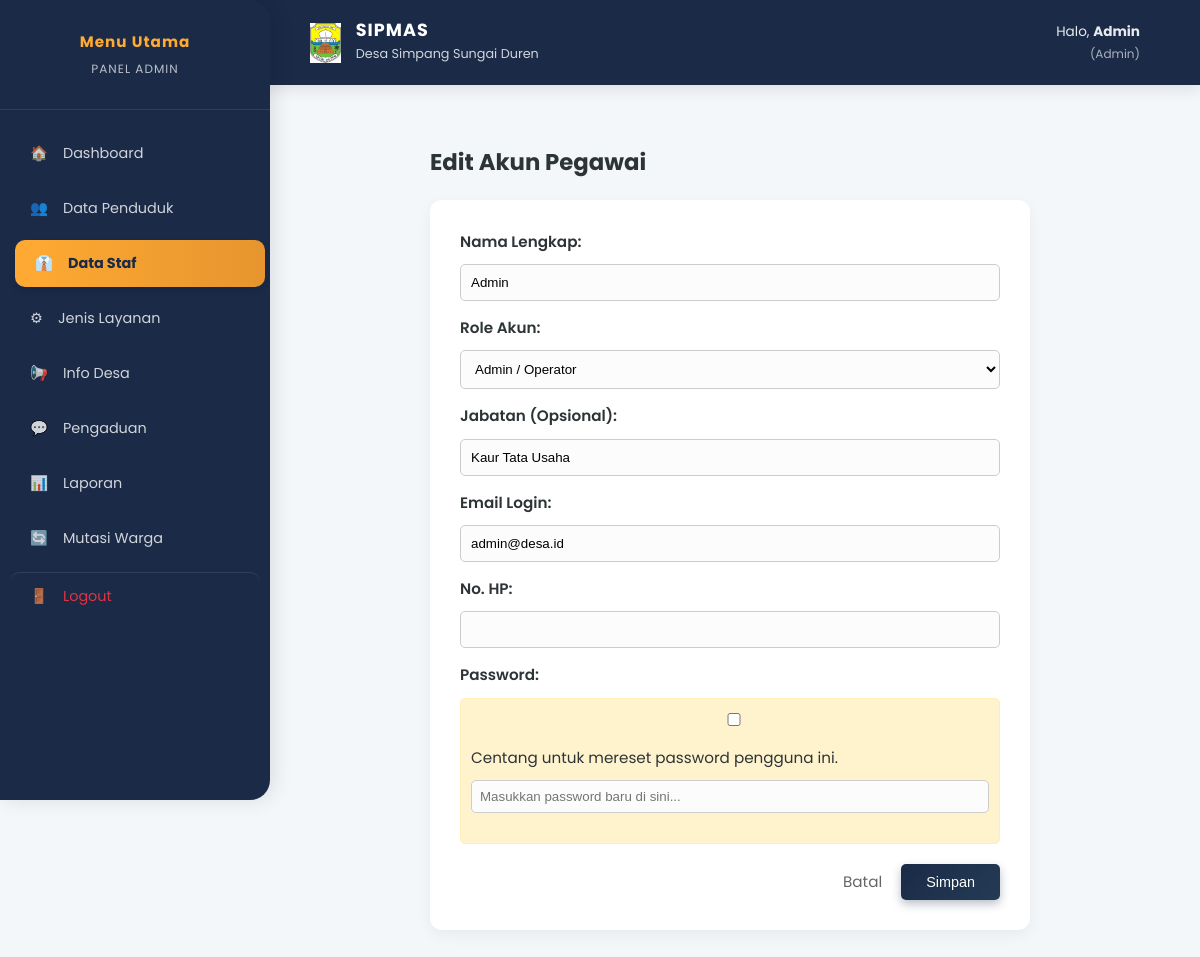
The page /index.php?page=form_staf&id=1 (signed in) on the database its author committed.
### tables this page shows
CREATE TABLE `users` (
  `id` int(11) NOT NULL,
  `role` enum('admin','kades','masyarakat') NOT NULL,
  `nik` char(16) DEFAULT NULL,
  `nama_lengkap` varchar(150) NOT NULL,
  `tempat_lahir` varchar(50) DEFAULT NULL,
  `tanggal_lahir` date DEFAULT NULL,
  `jenis_kelamin` enum('Laki-laki','Perempuan') DEFAULT NULL,
  `agama` varchar(20) DEFAULT NULL,
  `status_perkawinan` enum('Belum Kawin','Kawin','Cerai Hidup','Cerai Mati') DEFAULT NULL,
  `pekerjaan` varchar(50) DEFAULT NULL,
  `email` varchar(100) NOT NULL,
  `password` varchar(255) NOT NULL,
  `no_hp` varchar(20) DEFAULT NULL,
  `alamat` text DEFAULT NULL,
  `jabatan` varchar(100) DEFAULT NULL,
  `status_kependudukan` enum('Tetap','Pindah','Meninggal') DEFAULT 'Tetap',
  `status_akun` tinyint(1) DEFAULT 1,
  `created_at` timestamp NOT NULL DEFAULT current_timestamp(),
  `updated_at` timestamp NOT NULL DEFAULT current_timestamp() ON UPDATE current_timestamp()
);

### controllers/UserController.php (called while the page is built, shortened)
<?php
class UserController {
    private $conn;
    public function __construct($db) {
        $this->conn = $db;
    }
    public function getUserById($id) {
        $query = "SELECT * FROM users WHERE id = :id";
        $stmt = $this->conn->prepare($query);
        $stmt->execute([':id' => $id]);
        return $stmt->fetch();
    }
}
?>

### views/admin/staf_form.php (the view, shortened to what this page needs)
<?php
$isEdit = isset($stafEdit);
$title = $isEdit ? "Edit Akun Pegawai" : "Tambah Pegawai Baru";
$action = $isEdit ? "index.php?action=update_staf" : "index.php?action=simpan_staf";
?>
<section>
    <div style="max-width: 600px; margin: 0 auto;">
        <h2><?= $title ?></h2>
        <div class="card">
            <form action="<?= $action ?>" method="POST">
                <label>Nama Lengkap:</label>
                <input type="text" name="nama" required value="<?= $isEdit ? $stafEdit->nama_lengkap : '' ?>"
                       style="width: 100%; padding: 10px; margin-bottom: 15px; border:1px solid #ccc; border-radius:5px;">
                <label>Role Akun:</label>
                <select name="role" required style="width: 100%; padding: 10px; margin-bottom: 15px; border:1px solid #ccc; border-radius:5px;">
                    <option value="admin" <?= ($isEdit && $stafEdit->role=='admin')?'selected':'' ?>>Admin / Operator</option>
                </select>
                <label>Jabatan (Opsional):</label>
                <input type="text" name="jabatan" placeholder="Contoh: Kaur Umum, Sekretaris Desa"
                       value="<?= $isEdit ? $stafEdit->jabatan : '' ?>"
                       style="width: 100%; padding: 10px; margin-bottom: 15px; border:1px solid #ccc; border-radius:5px;">
                <label>Email Login:</label>
                <input type="email" name="email" required value="<?= $isEdit ? $stafEdit->email : '' ?>"
                       style="width: 100%; padding: 10px; margin-bottom: 15px; border:1px solid #ccc; border-radius:5px;">
                <label>No. HP:</label>
                <input type="text" name="hp" value="<?= $isEdit ? $stafEdit->no_hp : '' ?>"
                       style="width: 100%; padding: 10px; margin-bottom: 15px; border:1px solid #ccc; border-radius:5px;">
                <div style="margin-bottom: 20px;">
                    <label>Password:</label>
                    <?php if($isEdit): ?>
                        <div style="background: #fff3cd; padding: 10px; border: 1px solid #ffeeba; border-radius: 5px;">
                            <input type="checkbox" id="rpc" onchange="togglePass(this)">
                            <label for="rpc" style="display:inline; font-weight:normal; cursor:pointer;">
                                Centang untuk mereset password pengguna ini.
                            </label>
                            <input type="text" name="password" id="pass_field" disabled
                                   placeholder="Masukkan password baru di sini..."
                                   style="width: 100%; padding: 8px; margin-top: 10px; border:1px solid #ccc; border-radius:5px;">
                        </div>
                    <?php else: ?>
                        <input type="password" name="password" required placeholder="Buat password untuk login"
                               style="width: 100%; padding: 10px; border:1px solid #ccc; border-radius:5px;">
                    <?php endif; ?>
                </div>
                <div style="text-align: right;">
                    <a href="index.php?page=manajemen_staf" style="margin-right: 15px; text-decoration: none; color:#666;">Batal</a>
                    <button type="submit" style="background: var(--primary-color); color: white; padding: 10px 25px; border: none; border-radius: 5px; cursor: pointer;">Simpan</button>
                </div>
            </form>
        </div>
    </div>
</section>

### assets/css/style.css (style rules this page uses)
:root { --primary: #1a2a47; --primary-gradient: linear-gradient(135deg, #1a2a47 0%, #243b55 100%); --accent: #ffaa33; --accent-gradient: linear-gradient(135deg, #ffaa33 0%, #e6952e 100%); --primary-color: #1a2a47; --accent-color: #ffaa33; --success-color: #28a745; --danger-color: #dc3545; --success: #28a745; --danger: #dc3545; --warning: #ffc107; --bg-body: #f4f7fa; --bg-glass: rgba(255, 255, 255, 0.95); --bg-card: #ffffff; --text-main: #2d3436; --text-muted: #636e72; --radius: 12px; --shadow-soft: 0 5px 15px rgba(0, 0, 0, 0.05); --shadow-float: 0 15px 35px rgba(26, 42, 71, 0.15); --transition: all 0.3s cubic-bezier(0.4, 0, 0.2, 1); }
* { box-sizing: border-box; }
body { font-family: 'Poppins', sans-serif; background-color: var(--bg-body); color: var(--text-main); margin: 0; padding: 0; font-size: 0.95rem; line-height: 1.6; }
.card { background: var(--bg-card); border-radius: var(--radius); box-shadow: var(--shadow-soft); padding: 30px; margin-bottom: 30px; border: none; transition: var(--transition); position: relative; overflow: hidden; }
.btn-primary, button { background: var(--primary) !important; background: var(--primary-gradient) !important; color: white !important; padding: 10px 22px; border-radius: 8px; border: none; cursor: pointer; font-size: 0.9rem; font-weight: 500; box-shadow: 0 4px 10px rgba(26, 42, 71, 0.3); text-decoration: none; display: inline-block; transition: var(--transition); }
form label { display: block; margin-bottom: 10px; font-weight: 600; color: var(--text-main); }
form input, form select, form textarea { width: 100%; padding: 15px; margin-bottom: 20px; border: 1px solid #e0e6ed; border-radius: 10px; background-color: #fcfcfc; transition: var(--transition); }

### rows shown on the page
users: nama "Admin", role "Admin / Operator", jabatan "Kaur Tata Usaha", email "admin@desa.id"

### other values the page prints
$nama "Admin"
$role "Admin"
$role "ADMIN"
$title "Edit Akun Pegawai"
